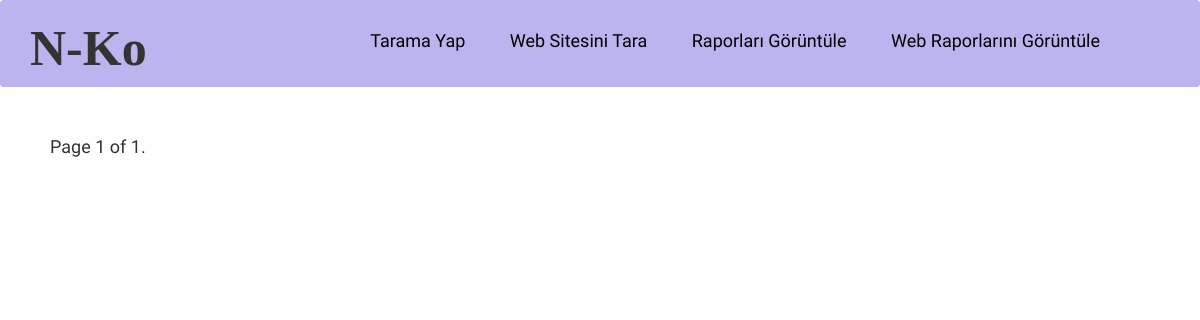
/list/, run on an earlier commit of the app's database.
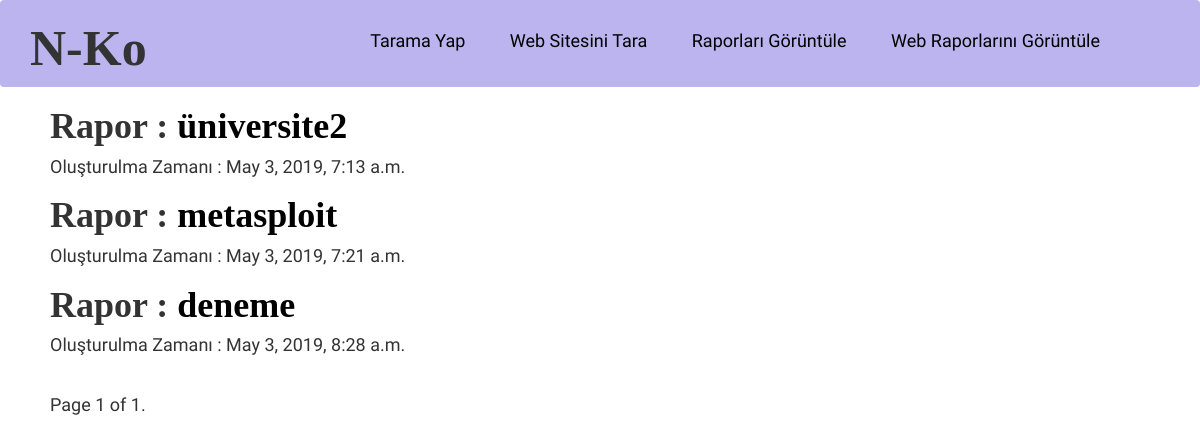
And on a later commit of the database.
### reports/models.py (models this page shows, shortened)
class Report(models.Model):
    ip = models.CharField(max_length=200)
    title = models.CharField(max_length=200)
    content = models.TextField()
    created_date = models.DateTimeField(auto_now_add=True)

### reports/views.py (the view)
# urls.py: path('list/', views.report_list, name='report_list'),
def report_list(request):
    report_list = Report.objects.all()
    paginator = Paginator(report_list, 5)  # her sayfada 5 rapor göster
    page = request.GET.get('page')
    reports = paginator.get_page(page)
    return render(request, 'templates/reports/report_list.html', {'reports': reports})

### templates/reports/report_list.html (shortened to what this page needs)
{% extends 'templates/reports/base.html' %}
{% block content %}
    {% for report in reports %}
        <div class="report">
            <h1>Rapor : <a href="{% url 'report_detail' pk=report.pk %}">{{ report.title }}</a></h1>
            <h4>Oluşturulma Zamanı : {{ report.created_date }} </h4>
        </div>
    {% endfor %}
    <div class="pagination">
        <h4><span class="step-links">
            <span class="current">
                Page {{ reports.number }} of {{ reports.paginator.num_pages }}.
            </span>
        </span></h4>
    </div>
{% endblock %}

What changed in the data, as far as the page shows it:
added Report: title "üniversite2", created_date "May 3, 2019, 7:13 a.m."
added Report: title "metasploit", created_date "May 3, 2019, 7:21 a.m."
added Report: title "deneme", created_date "May 3, 2019, 8:28 a.m."
